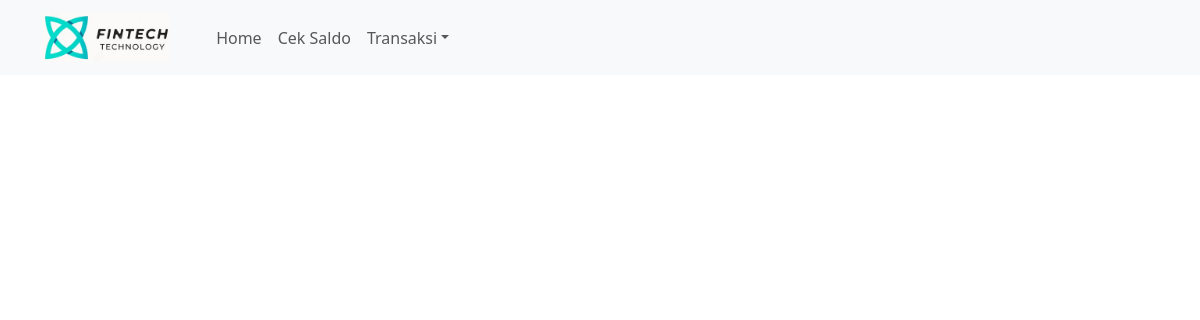
Page /view/history_transaksi/history.php?nomor_rekening=1809094352934 on the earlier database version.
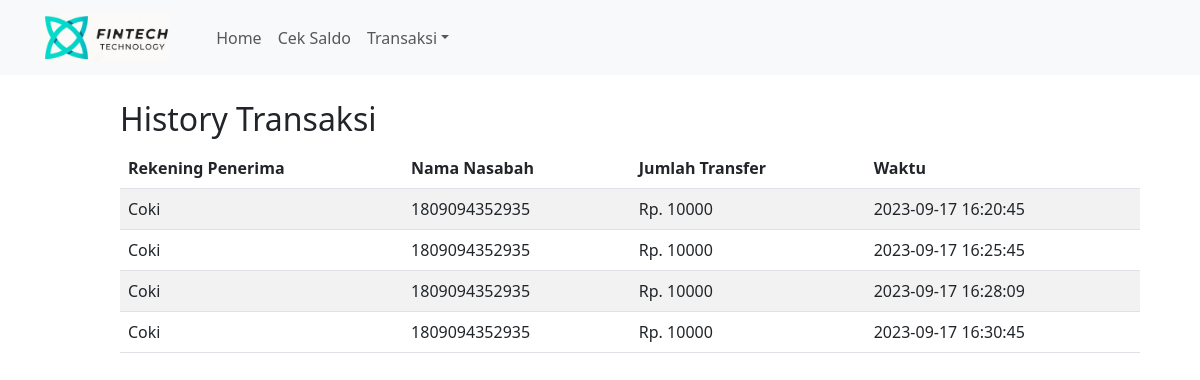
Same page on the later database version.
### tables this page shows
CREATE TABLE `transfer` (
  `id` int(11) NOT NULL,
  `nama_pengirim` varchar(50) NOT NULL,
  `no_rekpengirim` varchar(13) NOT NULL,
  `nama_penerima` varchar(50) NOT NULL,
  `no_rekpenerima` varchar(13) NOT NULL,
  `jumlah_transfer` decimal(15,0) NOT NULL,
  `time` datetime NOT NULL
);

### view/history_transaksi/history.php (the view, shortened to what this page needs)
<!DOCTYPE html>
<html lang="en">
<head>
    <link href="https://cdn.jsdelivr.net/npm/bootstrap@5.3.0-alpha3/dist/css/bootstrap.min.css" rel="stylesheet">
</head>
<body>
    <?php
    include '../include/header.php';
    include '../../koneksi.php';
    function cekTransaksi($nomor_rekening)
    {
        global $conn;
        $query = "SELECT * FROM transfer WHERE no_rekpengirim = ?";
        $stmt = $conn->prepare($query);
        $stmt->bind_param("s", $nomor_rekening);
        $stmt->execute();
        $result = $stmt->get_result();
        if ($result->num_rows > 0) {
            echo '
            <h2 style="margin: 100px 0px 0px 120px;">History Transaksi</h2>
            <table class="table table-hover table-striped" style="margin: 10px 120px 0px 120px; width: 85%;">
                <thead>
                    <tr>
                        <th>Rekening Penerima</th>
                        <th>Nama Nasabah</th>
                        <th>Jumlah Transfer</th>
                        <th>Waktu</th>
                    </tr>
                </thead>
                <tbody>';
            while ($row = $result->fetch_assoc()) {
                echo '
                    <tr>
                        <td>' . $row["nama_penerima"] . '</td>
                        <td>' . $row["no_rekpenerima"] . '</td>
                        <td>Rp. ' . $row["jumlah_transfer"] . '</td>
                        <td>' . $row["time"] . '</td>
                    </tr>';
            }
            echo '
                </tbody>
            </table>';
        } else {
            echo '<h5 style="margin: 20px;">Tidak ada transaksi yang ditemukan untuk nomor rekening ini.</h5>';
        }
    }
    if (isset($_GET["nomor_rekening"])) {
        $nomor_rekening = $_GET["nomor_rekening"];
        cekTransaksi($nomor_rekening);
    } else {
        echo '<h5 style="margin: 20px;">Masukkan nomor rekening untuk cek transaksi terakhir.</h5>';
    }
    ?>
</body>
</html>

### view/include/header.php (shortened to what this page needs)
<!DOCTYPE html>
<html lang="en">
<head>
    <link href="https://cdn.jsdelivr.net/npm/bootstrap@5.3.0-alpha3/dist/css/bootstrap.min.css" rel="stylesheet">
</head>
<body>
    <header>
        <nav class="navbar navbar-expand-lg navbar-light bg-light">
            <div class="container">
                <a class="navbar-brand me-2" href="#">
                    <img src="../../assets/logo_fintech.png" height="50" alt="Logo Fintech Technology" loading="lazy" style="margin-top: -1px; margin-right: 30px;" />
                </a>
                <div class="collapse navbar-collapse" id="navbarButtonsExample">
                    <ul class="navbar-nav me-auto mb-2 mb-lg-0">
                        <li class="nav-item">
                            <a class="nav-link" href="../home/home.php">Home</a>
                        </li>
                        <li class="nav-item">
                            <a class="nav-link" href="../cek_saldo/view_saldo.php">Cek Saldo</a>
                        </li>
                        <li class="nav-item dropdown">
                            <a class="nav-link dropdown-toggle" href="#" role="button" data-bs-toggle="dropdown" aria-expanded="false">
                                Transaksi</a>
                        </li>
                    </ul>
                </div>
            </div>
        </nav>
    </header>
</body>
</html>

### view/include/header.php (style rules this page uses)
header { position: fixed; top: 0; width: 100%; height: 50px; background-color: #f5f5f5; text-align: center; z-index: 999; }

Differences in the rows shown:
added transfer: nama_penerima "Coki", no_rekpenerima "1809094352935", jumlah_transfer "10000", time "2023-09-17 16:20:45"
added transfer: nama_penerima "Coki", no_rekpenerima "1809094352935", jumlah_transfer "10000", time "2023-09-17 16:25:45"
added transfer: nama_penerima "Coki", no_rekpenerima "1809094352935", jumlah_transfer "10000", time "2023-09-17 16:28:09"
added transfer: nama_penerima "Coki", no_rekpenerima "1809094352935", jumlah_transfer "10000", time "2023-09-17 16:30:45"
Other differences:
text now shown: "History Transaksi Rekening Penerima Nama Nasabah Jumlah Transfer Waktu"
